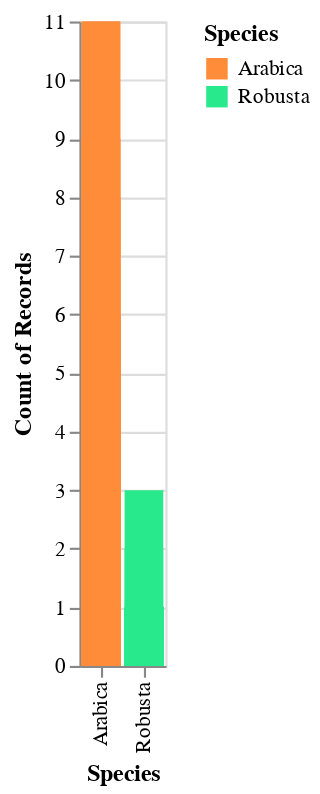

The notebook cell this image was saved under:
### Markdown cell above
Noticing the two species coffee beans are available in, we can get a sense of how evenly distributed the species *Arabica* and *Robusta* are in comparison to one another.

### Code cell
chart_1= alt.Chart(coffee).mark_bar().encode(x=alt.X("Species"), y=alt.Y("count()"),color=alt.Color("Species",scale=alt.Scale(scheme="rainbow")), tooltip=['Moisture','Aftertaste','Region', 'Country.of.Origin']).interactive()
chart_1

### Figure 1 — Vega-Lite specification as saved in the notebook (floating-point values rounded to 4 significant figures; data arrays with more than 128 entries replaced by an {"elided": "..."} marker saying what was removed)
{"config": {"view": {"continuousWidth": 400, "continuousHeight": 300}}, "data": {"name": "data-5a31040b00bce75c547ae7587177eacc"}, "mark": "bar", "encoding": {"color": {"field": "Species", "scale": {"scheme": "rainbow"}, "type": "nominal"}, "tooltip": [{"field": "Moisture", "type": "quantitative"}, {"field": "Aftertaste", "type": "quantitative"}, {"field": "Region", "type": "nominal"}, {"field": "Country.of.Origin", "type": "nominal"}], "x": {"field": "Species", "type": "nominal"}, "y": {"aggregate": "count", "type": "quantitative"}}, "selection": {"selector001": {"type": "interval", "bind": "scales", "encodings": ["x", "y"]}}, "$schema": "https://vega.github.io/schema/vega-lite/v4.17.0.json", "datasets": {"data-5a31040b00bce75c547ae7587177eacc": {"elided": "1339 records"}}}
